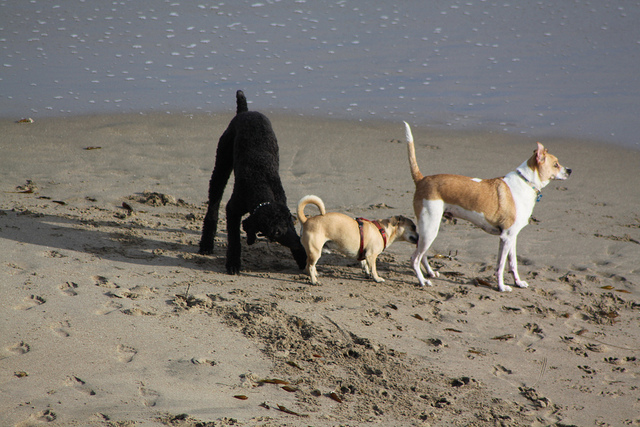
#> input picture resources/3dogs.jpg, 640 x 427 px, given as the content of the folder D:/dataset/ddr/DDR/image/train, which was not available
$ python thresh_crop.py
#> lines starting #> are read from the running program, lines starting #| are printed output that depends on the picture; after the words box and inside, x2 and y2 are one past the last pixel; in counts of white or black regions, pixels touching at a corner belong together; pictures that were not available may be replaced by others from this repository, and a replacement may not be noted
import argparse
import os
import numpy as np

import cv2
import PIL.Image
import imgviz


def get_bound(image, threshold=20, mode_keep=False, filename=''):
    gray = cv2.cvtColor(image, cv2.COLOR_BGR2GRAY)
    _, thresh = cv2.threshold(gray, threshold, 255, cv2.THRESH_BINARY)
    kernel = cv2.getStructuringElement(cv2.MORPH_ELLIPSE, (5, 5))
    thresh = cv2.dilate(thresh, kernel)
    contours, hierarchy = cv2.findContours(thresh, cv2.RETR_EXTERNAL, cv2.CHAIN_APPROX_SIMPLE)

    result = [0, 0, 0, 0]
    for cnt in contours:
        res = cv2.boundingRect(cnt)
        if res[2] > result[2] or res[3] > result[3]:
            result = res
    x, y, w, h = result

    if mode_keep:
        if np.abs(image.shape[0] / image.shape[1] - 1.0) < 0.1:
            x, y, w, h = 0, 0, image.shape[1], image.shape[0]

    return x, y, w, h


def crop(image_path, label_path=None,
         output_image=None, output_label=None, output_log_file=None, thresh=20, mode_keep=False,
         image_suffix='.jpg', label_suffix='.png', color_mode=False):
#> called with image_path = 'D:/dataset/ddr/DDR/image/train', output_image = 'D:/dataset/ddr/DDR/image/train_crop', output_log_file = 'D:/dataset/ddr/DDR/train_crop.txt', thresh = 20, mode_keep = False, image_suffix = '.jpg', label_suffix = '.png', color_mode = False
    os.makedirs(output_image, exist_ok=True)
    if output_label:
        os.makedirs(output_label, exist_ok=True)

    lines = []
    for root, dirs, files in os.walk(image_path):
        for i, image_file in enumerate(files):
            image = cv2.imread(os.path.join(image_path, image_file))
#> image is the input picture: shape (427, 640, 3); mean B, G, R 114.1, 121.9, 127.7

            label = None
            label_file = None
            if label_path:
                label_file = image_file.replace(image_suffix, label_suffix)
                # if not os.path.exists(label_file):
                #     continue
                label = PIL.Image.open(os.path.join(label_path, label_file))  # 8 bit image
                label = np.array(label)

            ori_h, ori_w = image.shape[0], image.shape[1]
#> ori_h = 427; ori_w = 640
            x, y, w, h = get_bound(image, thresh, mode_keep, image_file)
#> in get_bound, `gray = cv2.cvtColor(image, cv2.COLOR_BGR2GRAY)`:
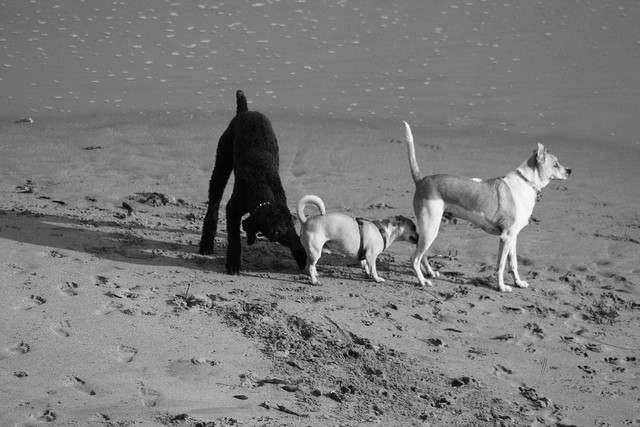
#> gray: shape (427, 640); min 1, max 254, mean 122.7
#> in get_bound, `_, thresh = cv2.threshold(gray, threshold, 255, cv2.THRESH_BINARY)`:
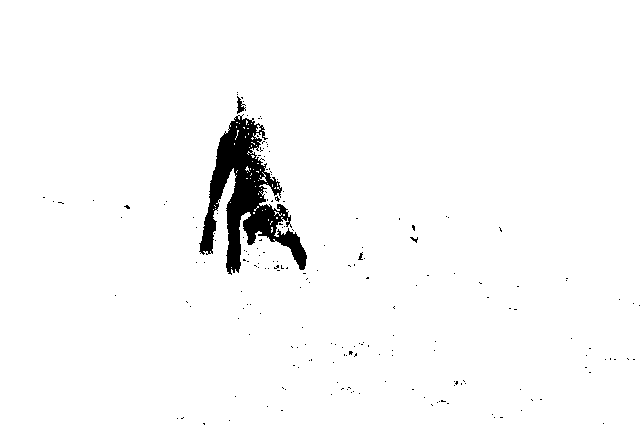
#> thresh: shape (427, 640); 97.4% white; 190 black regions (186 under 20 px), largest, box (x1, y1, x2, y2) and area: (199, 114, 307, 275) 6669, (237, 96, 246, 114) 77, (410, 237, 418, 243) 21, (358, 252, 363, 260) 21
#> in get_bound, `thresh = cv2.dilate(thresh, kernel)`:
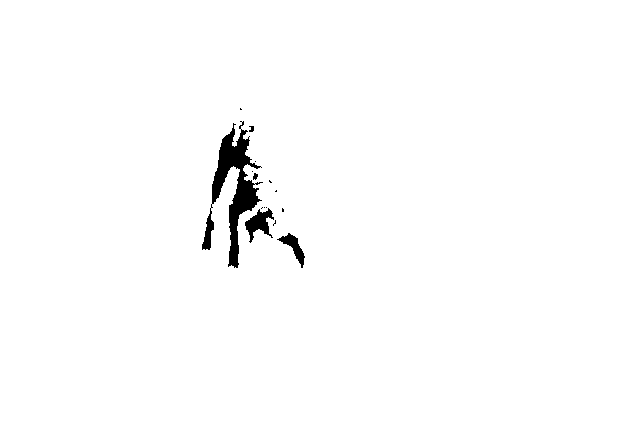
#> thresh: shape (427, 640); 98.7% white; 15 black regions (10 under 20 px), largest, box (x1, y1, x2, y2) and area: (202, 121, 263, 268) 2777, (245, 208, 274, 243) 457, (277, 233, 305, 268) 316, (253, 173, 258, 180) 25, (249, 126, 254, 132) 23
#> in get_bound, `contours, hierarchy = cv2.findContours(thresh, cv2.RETR_EXTERNAL, cv2...`: contours = [[[0, 0], [0, 426], [639, 426], [639, 0]]]
#> the loop in get_bound, `for cnt in contours:` made 1 pass
#> (cnt, result) on pass 1: ([[0, 0], [0, 426], [639, 426], [639, 0]], (0, 0, 640, 427))
#> in get_bound, `x, y, w, h = result`: x = 0; w = 640; h = 427
#> x = 0; y = 0; w = 640; h = 427

            h0 = y
#> h0 = 0
            h1 = y + h
#> h1 = 427
            w0 = x
#> w0 = 0
            w1 = x + w
#> w1 = 640

            line = '{} {} {} {} {} {} {}\n'.format(
                image_file.replace(image_suffix, ''), h0, ori_h - h1, w0, ori_w - w1, ori_h, ori_w)
            lines.append(line)
            print(line, end='')
#| 3dogs 0 0 0 0 427 640

            image = image[h0:h1, w0:w1]
            cv2.imwrite(os.path.join(output_image, image_file), image)

            if label is not None:
                label = label[h0:h1, w0:w1]
#> (the run stopped early here; a loop or call above may not have finished)
